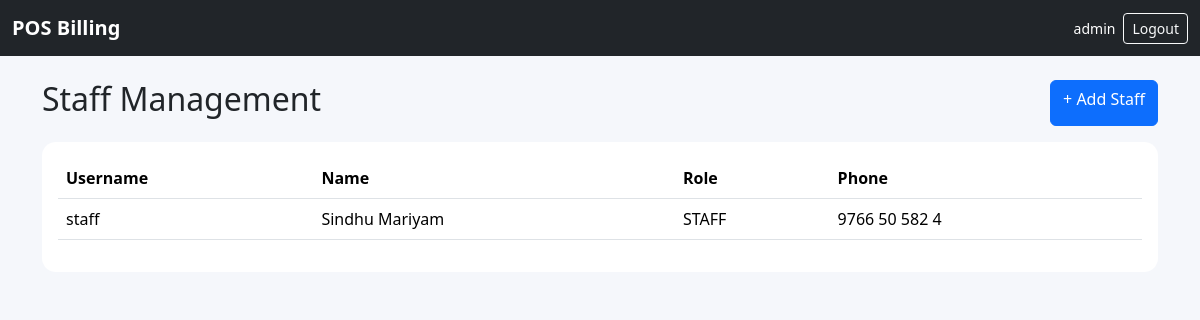
The page /staff/ (signed in) on the database its author committed.
### pos/models.py (models this page shows, shortened)
class StaffProfile(models.Model):
    ROLE_CHOICES = [("ADMIN", "Admin"), ("STAFF", "Staff")]
    user = models.OneToOneField(User, on_delete=models.CASCADE, related_name="staff_profile")
    role = models.CharField(max_length=10, choices=ROLE_CHOICES, default="STAFF")
    phone = models.CharField(max_length=20, blank=True)

### pos/views.py (the view)
# urls.py: path("staff/", views.staff, name="staff"),
@admin_required
def staff(request):
    staff_profiles = StaffProfile.objects.select_related("user").order_by("user__username")
    return render(request, "admin/staff.html", {"staff_profiles": staff_profiles})

### pos/views.py (called while the page is built)
def is_admin(user):
    return user.is_superuser or (
        hasattr(user, "staff_profile") and user.staff_profile.role == "ADMIN"
    )

def admin_required(view):
    @wraps(view)
    @login_required
    def wrapper(request, *args, **kwargs):
        if not is_admin(request.user):
            messages.error(request, "Admin access required.")
            return redirect("billing")
        return view(request, *args, **kwargs)
    return wrapper

### templates/admin/staff.html (shortened to what this page needs)
{% extends 'base.html' %}
{% block content %}
<div class="container py-4"><div class="d-flex justify-content-between mb-3"><h2>Staff Management</h2><a class="btn btn-primary" href="{% url 'staff_add' %}">+ Add Staff</a></div>
<div class="card"><div class="card-body table-responsive"><table class="table"><tr><th>Username</th><th>Name</th><th>Role</th><th>Phone</th></tr>
{% for s in staff_profiles %}<tr><td>{{ s.user.username }}</td><td>{{ s.user.get_full_name|default:"-" }}</td><td>{{ s.role }}</td><td>{{ s.phone }}</td></tr>{% empty %}<tr><td colspan="4">No staff profiles.</td></tr>{% endfor %}</table></div></div></div>
{% endblock %}

### templates/base.html (shortened to what this page needs)
{% load static %}
<!doctype html>
<html lang="en">
<head>
<link href="https://cdn.jsdelivr.net/npm/bootstrap@5.3.3/dist/css/bootstrap.min.css" rel="stylesheet">
<link rel="stylesheet" href="{% static 'css/app.css' %}">
</head>
<body>
<nav class="navbar navbar-dark bg-dark sticky-top">
  <div class="container-fluid">
    <a class="navbar-brand fw-bold" href="{% if request.user.is_authenticated %}{% url 'dashboard' %}{% else %}/{% endif %}">POS Billing</a>
    {% if request.user.is_authenticated %}
    <div class="d-flex align-items-center gap-2">
      <span class="text-white small">{{ request.user.username }}</span>
      <a class="btn btn-outline-light btn-sm" href="{% url 'logout' %}">Logout</a>
    </div>
    {% endif %}
  </div>
</nav>
{% block content %}{% endblock %}
</body>
</html>

### static/css/app.css (style rules this page uses)
body { background:#f5f7fb; }
.card { border:0; border-radius:14px; }

### rows shown on the page
StaffProfile: user.username "staff", user.get_full_name "Sindhu Mariyam", role "STAFF", phone "9766 50 582 4"

### other values the page prints
{{ request.user.username }} "admin"
